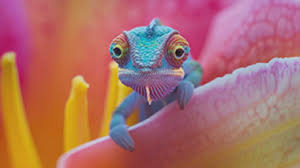
#> input picture image.jpg, 300 x 168 px, found by its file name
$ python Brian_Zagalsky.py
#> lines starting #> are read from the running program, lines starting #| are printed output that depends on the picture; after the words box and inside, x2 and y2 are one past the last pixel; in counts of white or black regions, pixels touching at a corner belong together
print("Hello World")
### NUMPY
#Problem 1
print(" NumPy is faster because it uses vectorized operations implemented in low-level languages like C and Fortran, avoiding the overhead of Python loops. Additionally, it utilizes optimized libraries like BLAS and LAPACK and stores data in contiguous memory blocks for efficient access.")


#Problem 2
print()
print("NumPy uses the ndarray data type, which is a homogeneous, n-dimensional array optimized for numerical operations. Unlike Python lists, ndarray is more memory-efficient, faster, and supports vectorized operations directly without loops.")


#Problem 3
import numpy as np

array = np.array([1, 2, 3, 4])
print(array)

#Problem 4

ones_array = np.ones((3, 4))
zeros_array = np.zeros((4, 3))
print(ones_array)
print(zeros_array)


# Prolem 5

import numpy as np

# Create a 2x3 matrix A
A = np.array([[1, 2, 3], [4, 5, 6]])

# Create a 3x4 matrix B
B = np.array([[7, 8, 9, 10], [11, 12, 13, 14], [15, 16, 17, 18]])

# Perform matrix multiplication
result = np.dot(A, B)

print("Matrix A:")
print(A)

print("\nMatrix B:")
print(B)

print("\nResult of A x B:")
print(result)


# Problem 6

import numpy as np

# Define the matrix
matrix = np.array([[3, 1], [1, 2]])

# Compute eigenvalues and eigenvectors
eigenvalues, eigenvectors = np.linalg.eig(matrix)

# Print results
print("Eigenvalues:")
print(eigenvalues)

print("\nEigenvectors:")
print(eigenvectors)


### MatplotLib

#Problem 1
import matplotlib.pyplot as plt
import numpy as np

# Generate x values from 0 to 2π
x = np.linspace(0, 2 * np.pi, 500)
y = np.sin(x)

# Create the line plot
plt.plot(x, y)
plt.title("Sine Function")
plt.xlabel("x")
plt.ylabel("sin(x)")
plt.grid()
plt.show()
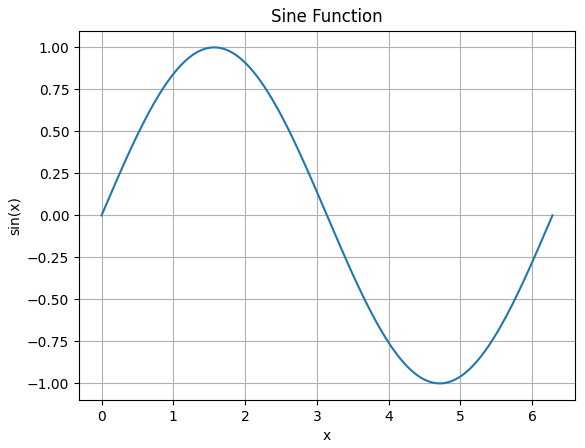
#> figure drawn by matplotlib, 1 panel; curve peaks at x = 1.57, y = 1


#Problem 2
# Example with a cosine function
x = np.linspace(0, 2 * np.pi, 500)
y = np.cos(x)

plt.plot(x, y, label="cos(x)")
plt.xlabel("x-axis (radians)")
plt.ylabel("y-axis (cosine)")
plt.title("Cosine Function with Axis Labels")
plt.legend()
plt.grid()
plt.show()
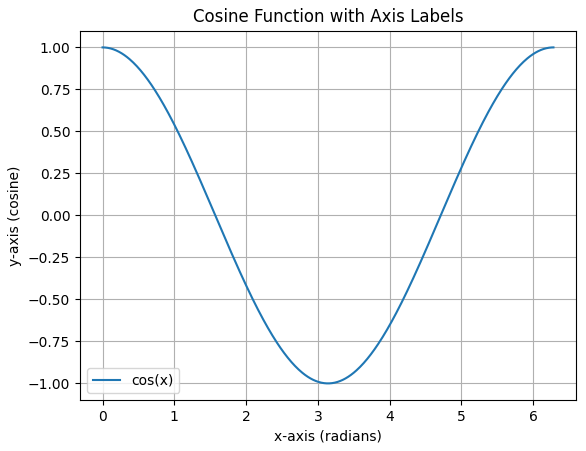
#> figure drawn by matplotlib, 1 panel; curve peaks at x = 0, y = 1


#Problem 3
from mpl_toolkits.mplot3d import Axes3D

# Generate x and y values
x = np.linspace(0, 2*np.pi, 100)
y = np.linspace(0, 2*np.pi, 100)
x, y = np.meshgrid(x, y)
z = np.sin(np.sqrt(x**2 + y**2))

# Create a 3D plot
fig = plt.figure()
ax = fig.add_subplot(111, projection='3d')
ax.plot_surface(x, y, z, cmap='viridis')

# Add labels
ax.set_xlabel('X-axis')
ax.set_ylabel('Y-axis')
ax.set_zlabel('Z-axis')

plt.title("3D Plot of z = sin(√(x² + y²))")
plt.show()
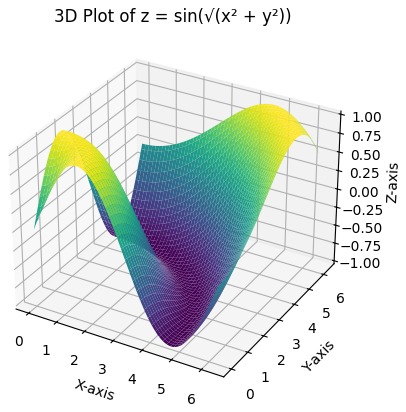
#> figure drawn by matplotlib, 1 panel


###SciPy

#Problem 1
from scipy.linalg import solve
import numpy as np

# Define the coefficients matrix A and vector b
A = np.array([[3, 1], [1, 2]])
b = np.array([9, 8])

# Solve the system of equations
solution = solve(A, b)
print("Solution (x, y):", solution)


#Problem 2
from scipy.optimize import minimize

# Define the function
def func(x):
    return x**2 + x

# Minimize the function starting from an initial guess (e.g., x = 0)
result = minimize(func, x0=0)

# Print the result
print("Minimum value of y:", result.fun)
print("Value of x at minimum:", result.x)

#Problem 3
from scipy.fft import fft, fftfreq
import matplotlib.pyplot as plt

# Define the signal
fs = 1000  # Sampling frequency
t = np.linspace(0, 1, fs, endpoint=False)  # Time interval
f_x = np.sin(100 * np.pi * t) + 0.5 * np.sin(160 * np.pi * t)

# Perform the Fourier transform
fft_result = fft(f_x)
freqs = fftfreq(len(t), 1 / fs)

# Plot the frequency response
plt.figure(figsize=(8, 6))
plt.plot(freqs[:fs//2], np.abs(fft_result)[:fs//2])  # Only plot positive frequencies
plt.title("Frequency Response")
plt.xlabel("Frequency (Hz)")
plt.ylabel("Amplitude")
plt.grid()
plt.show()
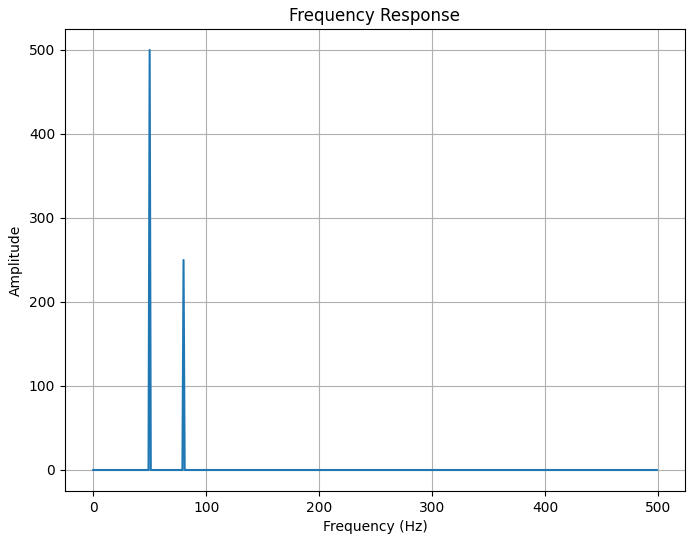
#> figure drawn by matplotlib, 1 panel; curve peaks at x = 50, y = 500

###CSV
#Problem 1
import cv2
import os

# Read the image
image = cv2.imread(".\lab_env\image.jpg")  # Replace "image.jpg" with the path to your image
#> image is the input picture: shape (168, 300, 3); mean B, G, R 104.1, 109.7, 171.5
if image is None:
    print("Error: Unable to load image. Check the file path.")
    print("Current Working Directory:", os.getcwd())
    exit()
# Convert to grayscale
gray_image = cv2.cvtColor(image, cv2.COLOR_BGR2GRAY)
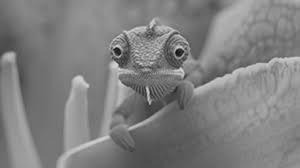
#> gray_image: shape (168, 300); min 9, max 216, mean 127.6

# Display the original and grayscale images
cv2.imshow("Original Image", image)
cv2.imshow("Grayscale Image", gray_image)

# Wait and close windows
cv2.waitKey(0)
cv2.destroyAllWindows()


#Problem 2
 # Apply Canny edge detection
edges = cv2.Canny(gray_image, threshold1=100, threshold2=200)
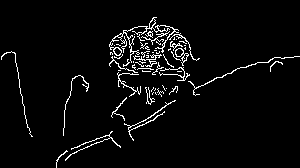
#> edges: shape (168, 300); 4.1% white in thin lines or dots, all inside (x1, y1, x2, y2) = (1, 17, 300, 168)

# Display the edges
cv2.imshow("Edge Detection", edges)

# Wait and close windows
cv2.waitKey(0)
cv2.destroyAllWindows()


#Problem 3
import cv2

# Load the Haar cascade classifier
face_cascade = cv2.CascadeClassifier(cv2.data.haarcascades + "haarcascade_frontalface_default.xml")

# Read the input image
# image = cv2.imread("faces.jpg")  # Replace "faces.jpg" with the path to your image

# Convert the image to grayscale
gray_image = cv2.cvtColor(image, cv2.COLOR_BGR2GRAY)

# Detect faces in the image
faces = face_cascade.detectMultiScale(
    gray_image,
    scaleFactor=1.1,  # How much the image size is reduced at each image scale
    minNeighbors=5,   # How many neighbors each candidate rectangle should have to retain it
    minSize=(30, 30)  # Minimum size of detected face
)
#> faces = ()

# Draw rectangles around detected faces
for (x, y, w, h) in faces:
    cv2.rectangle(image, (x, y), (x+w, y+h), (255, 0, 0), 2)  # Blue rectangle
#> this loop made 0 passes

# Display the output image
cv2.imshow("Face Detection", image)

# Wait for a key press and close the windows
cv2.waitKey(0)
cv2.destroyAllWindows()


### Homework

print("Haar cascades detect faces using a combination of **Haar-like features** and a **cascade of classifiers**. Haar-like features represent contrasts in pixel intensities, such as edges, lines, and rectangles, which are common patterns in facial structures (e.g., the contrast between the eyes and the forehead). These features are computed efficiently using the **integral image**, which allows for fast summation of pixel intensities over rectangular regions. A Haar cascade works by passing an image through multiple stages of classifiers, each trained to detect a specific set of features. If a region of the image passes all stages, it is classified as containing a face, while non-face regions are quickly discarded. This cascading structure ensures that the algorithm is computationally efficient and suitable for real-time applications.\nThe training of Haar cascades involves a large dataset of positive (e.g., faces) and negative samples (e.g., non-faces), which helps identify the most discriminative features for object detection. Haar cascades also scan images at multiple scales to detect faces of varying sizes. While they are lightweight and effective for frontal face detection, they can struggle with complex backgrounds, lighting variations, or non-frontal faces. Newer methods like HOG (Histogram of Oriented Gradients) and deep learning-based approaches (e.g., CNNs) often outperform Haar cascades in terms of accuracy and robustness, but Haar cascades remain a useful choice for lightweight and real-time applications.")

$ run again, with capybara.jpg copied over image.jpg
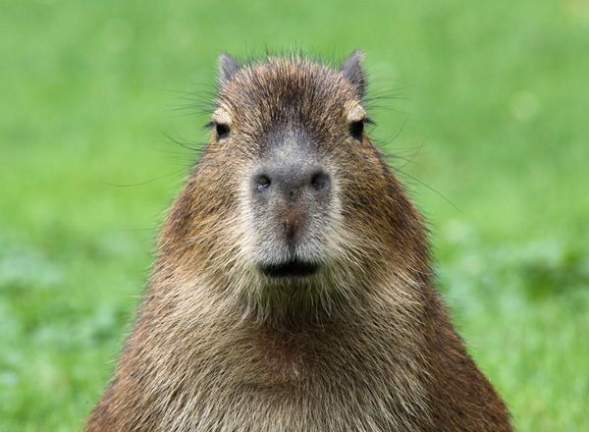
#> input picture capybara.jpg, 589 x 432 px, found by its file name
#> image is the input picture: shape (432, 589, 3); mean B, G, R 97.9, 155.8, 130.5
#> `gray_image = cv2.cvtColor(image, cv2.COLOR_BGR2GRAY)`:
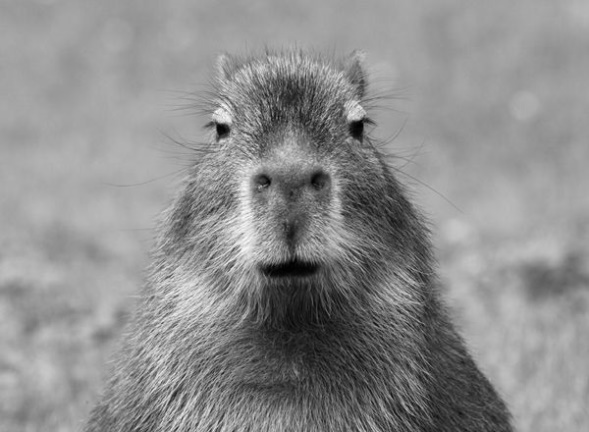
#> gray_image: shape (432, 589); min 0, max 252, mean 141.6
#> `edges = cv2.Canny(gray_image, threshold1=100, threshold2=200)`:
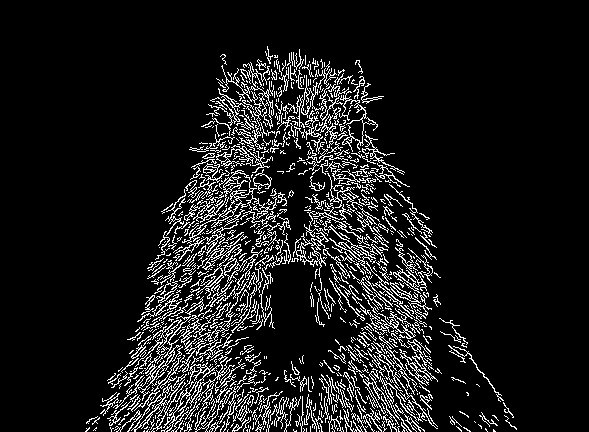
#> edges: shape (432, 589); 10.1% white in thin lines or dots, all inside (x1, y1, x2, y2) = (85, 46, 517, 432)
#> faces = ()
